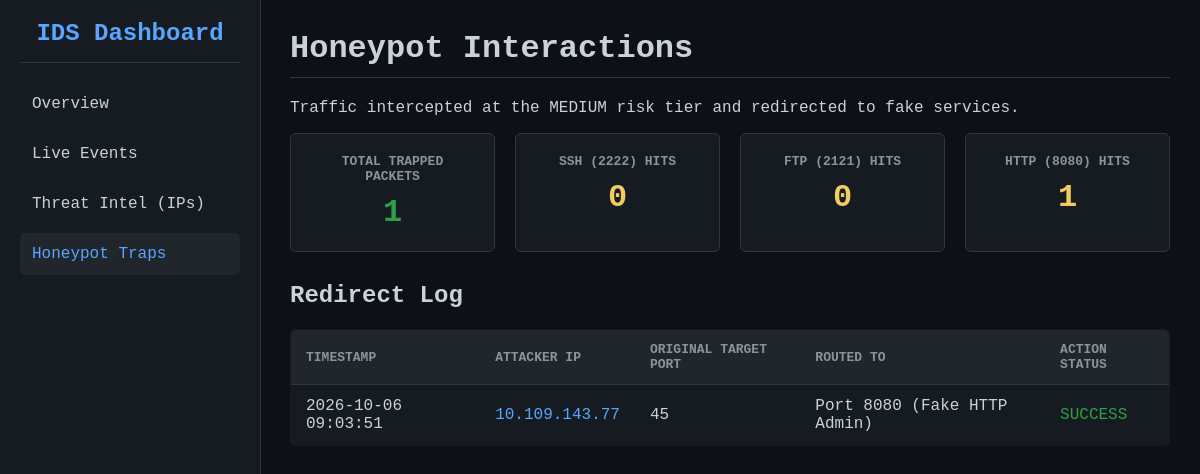
Page /honeypot on the earlier database version.
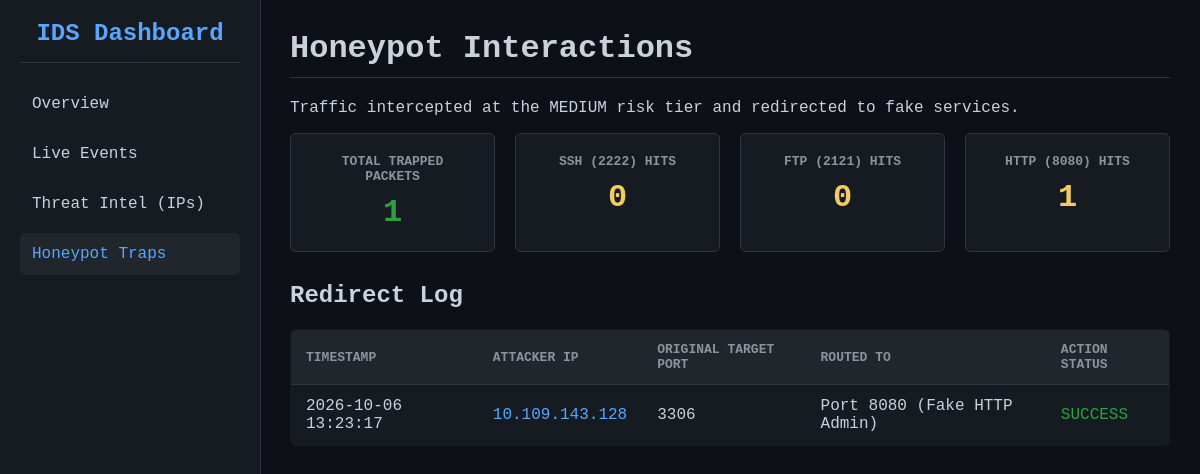
Same page on the later database version.
### tables this page shows
CREATE TABLE attacks (id INTEGER PRIMARY KEY AUTOINCREMENT,timestamp DATETIME DEFAULT CURRENT_TIMESTAMP,ip TEXT,target_port INTEGER,scan_type TEXT,risk_level TEXT,action TEXT);

### dashboard/app.py (the view)
@app.route('/honeypot')
def honeypot():
    conn = get_db_connection()
    try:
        redirects = conn.execute("SELECT * FROM attacks WHERE action='REDIRECT_HONEYPOT' ORDER BY timestamp DESC").fetchall()
    except sqlite3.OperationalError:
        redirects = []
    conn.close()
    trapped_count = len(redirects)
    ssh_hits = sum(1 for r in redirects if r['target_port'] == 22)
    ftp_hits = sum(1 for r in redirects if r['target_port'] == 21)
    http_hits = trapped_count - ssh_hits - ftp_hits # Everything else defaults to HTTP
    return render_template('honeypot.html',
                           redirects=redirects,
                           trapped_count=trapped_count,
                           ssh_hits=ssh_hits,
                           ftp_hits=ftp_hits,
                           http_hits=http_hits)

### dashboard/app.py (called while the page is built)
def get_db_connection():
    if not os.path.exists(DB_PATH):
        open(DB_PATH, 'a').close()
    conn = sqlite3.connect(DB_PATH)
    conn.row_factory = sqlite3.Row
    return conn

### dashboard/templates/honeypot.html (shortened to what this page needs)
{% extends "base.html" %}
{% block content %}
<h1>Honeypot Interactions</h1>
<p>Traffic intercepted at the MEDIUM risk tier and redirected to fake services.</p>
<div class="grid">
    <div class="card"><h3>Total Trapped Packets</h3><p>{{ trapped_count }}</p></div>
    <div class="card warning"><h3>SSH (2222) Hits</h3><p>{{ ssh_hits }}</p></div>
    <div class="card warning"><h3>FTP (2121) Hits</h3><p>{{ ftp_hits }}</p></div>
    <div class="card warning"><h3>HTTP (8080) Hits</h3><p>{{ http_hits }}</p></div>
</div>
<h2>Redirect Log</h2>
<table>
    <thead>
        <tr>
            <th>Timestamp</th>
            <th>Attacker IP</th>
            <th>Original Target Port</th>
            <th>Routed To</th>
            <th>Action Status</th>
        </tr>
    </thead>
    <tbody>
        {% for event in redirects %}
        <tr>
            <td>{{ event.timestamp }}</td>
            <td style="color: #58a6ff;">{{ event.ip }}</td>
            <td>{{ event.target_port }}</td>
            <td>
                {% if event.target_port == 22 %} Port 2222 (Fake SSH)
                {% elif event.target_port == 21 %} Port 2121 (Fake FTP)
                {% else %} Port 8080 (Fake HTTP Admin) {% endif %}
            </td>
            <td style="color: #2ea043;">SUCCESS</td>
        </tr>
        {% else %}
        <tr>
            <td colspan="5" style="text-align: center;">No honeypot redirects logged yet.</td>
        </tr>
        {% endfor %}
    </tbody>
</table>
{% endblock %}

Differences in the rows shown:
removed attacks: timestamp "2026-10-06 09:03:51", ip "10.109.143.77", target_port "45", shows "Port 8080 (Fake HTTP Admin)"
now on this page (row edited): attacks: timestamp "2026-10-06 13:23:17", ip "10.109.143.128", target_port "3306", shows "Port 8080 (Fake HTTP Admin)"
